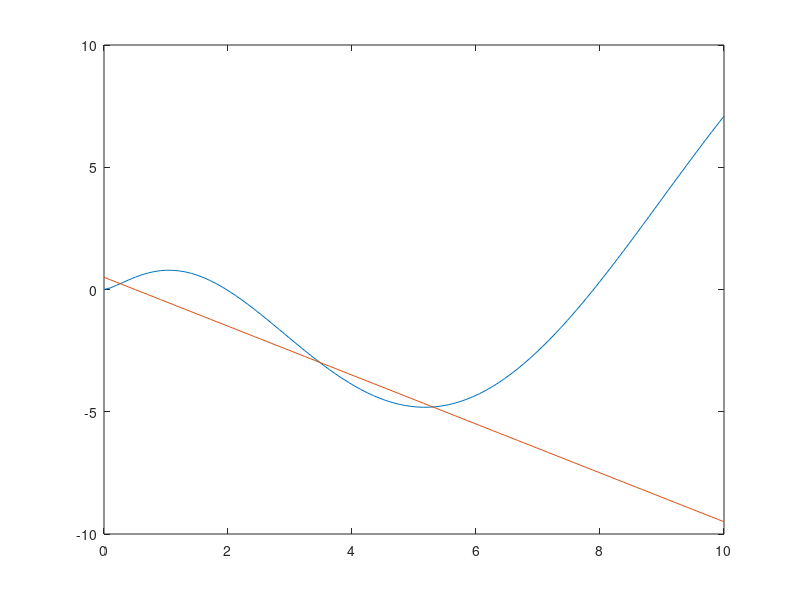

Source code (MATLAB):
function ej38p3
% Ejercicio 38

f = @(t) t.*sin((5*t).^0.5);
g = @(t) -1*t+0.5;

t = linspace (0,10);
% ft = f(xj);
% gt = g(t);
h = @(t) f(t)-g(t);
habs = @(t) abs (h(t));

plot (t,f(t), t, g(t))

% Identificamos tres cortes de gráficas, para el cálculo de la integral
% tenemos dos posibles formas de calcularlo:

% a) 

sol1 = integral (habs,0,10);
disp ('El valor de la integral tomando el valor abs: ')
disp (sol1)

% b) 

c1 = fzero (h,0.5);
c2 = fzero (h,3.5);
c3 = fzero (h,5.5);
sol2 = -integral (h,0,c1) + integral(h,c1,c2)-integral (h,c2,c3)+ ...
    integral (h,c3,10);
disp ('El valor de la intengral separadas por puntos de corte: ')
disp (sol2)



